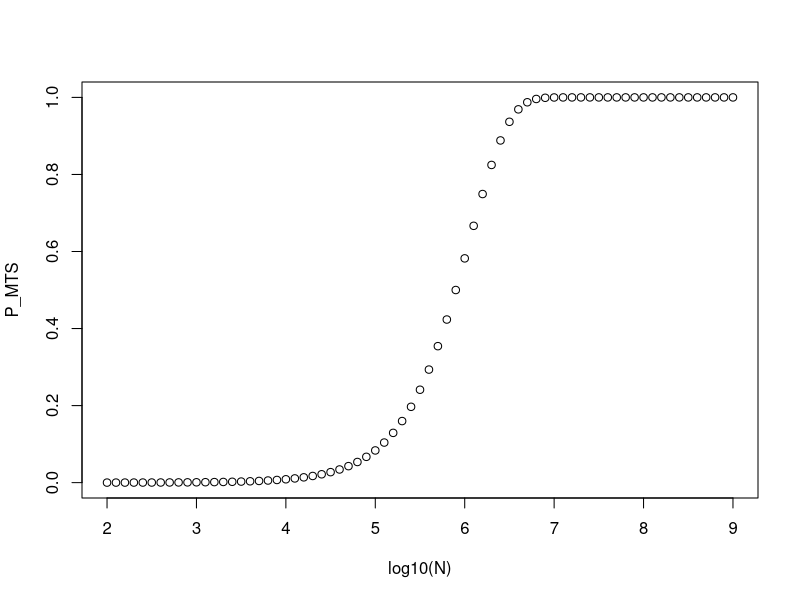

Source code (R):
## ---- chunk 1
knitr::opts_chunk$set(echo = TRUE)
library(tidyverse)
library(ggplot2)
## ---- chunk 2
N_MTS <- 10^5.9
N_sal <- 10^6.7
lambda_MTS <- -log(0.5)/N_MTS
lambda_sal <- -log(0.5)/N_sal

lambda_MTS
lambda_sal

## ---- chunk 3
N <- seq.int(2,9,0.1)
N <- 10^N
P_MTS <- 1 - exp(-lambda_MTS*N)
plot(P_MTS~log10(N))
